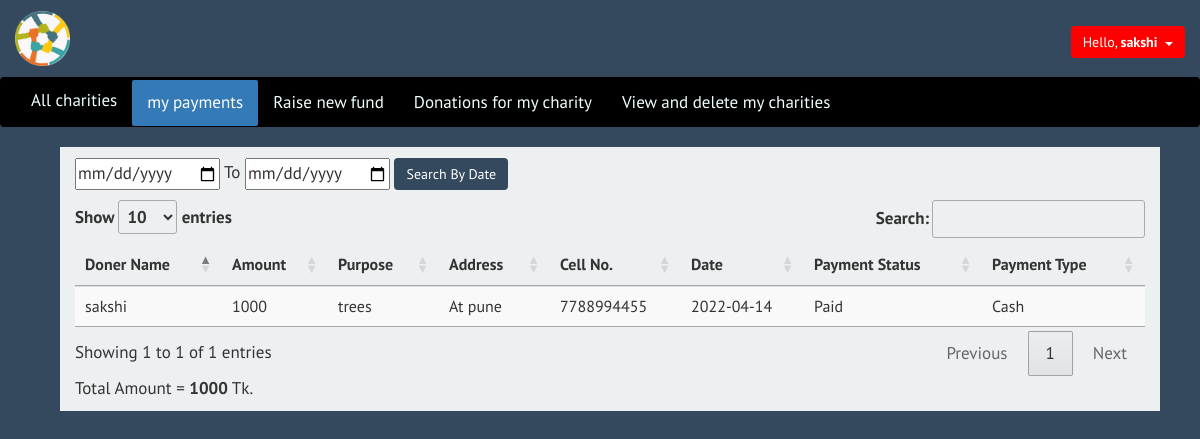
Screenshot of /payments.php (signed in) with the database file from the repository.
### tables this page shows
CREATE TABLE `doner` (
  `d_id` int(6) NOT NULL,
  `d_name` varchar(20) NOT NULL,
  `d_amount` int(15) NOT NULL,
  `d_purpose` varchar(40) NOT NULL,
  `d_date` date NOT NULL,
  `d_addr` varchar(40) NOT NULL,
  `d_cell` varchar(15) NOT NULL,
  `d_pay` varchar(25) NOT NULL,
  `d_paytype` varchar(25) NOT NULL,
  `founder` varchar(50) NOT NULL
);

### payments.php (the view, shortened to what this page needs)
<?php
  require_once "header1.php";
 ?>
         <div style="margin-left: 60px;" class="col-md-11 content">
             <div>
             <form class="form-inline" method="post" action="payments.php" >
               <div class="form-group">
                <input type="date" name="sdate" required>
              </div>
              <span> To </span>
              <div class="form-group">
               <input type="date" name="edate" required>
              </div>
              <input type="submit" class="btn btn-primary btn-md" value="Search By Date">
             </form>
             <table  id="example" class="table table-striped">
                 <thead>
                   <tr>
                     <th>Doner Name</th>
                     <th>Amount</th>
                     <th>Purpose</th>
                     <th>Address</th>
                     <th>Cell No.</th>
                     <th>Date</th>
                     <th>Payment Status</th>
                     <th>Payment Type</th>
                   </tr>
                 </thead>
               <tbody>
              <?php
              if( isset($_POST['sdate']) && !empty ($_POST['sdate'])
                  && isset($_POST['edate']) && !empty ($_POST['edate']) ) {
                    $sdate = $_POST['sdate'];
                    $edate = $_POST['edate'];
                    $query = " SELECT * FROM `doner` WHERE doner.d_date BETWEEN
                              '$sdate' AND '$edate' ";
                    $result = mysqli_query($link, $query);
                  }
              else {
                $query="SELECT * FROM `doner`";
                $result=mysqli_query($link, $query);
              }
                      $total = 0;
                      while($row=mysqli_fetch_array($result)){
                        if($_SESSION['user1']==$row['d_name'])
                        {
                        $total += $row['d_amount'];
                       ?>
                               <tr>
                                       <td><?php echo $row['d_name']?></td>
                                       <td><?php echo $row['d_amount']?></td>
                                       <td><?php echo $row['d_purpose']?></td>
                                       <td><?php echo $row['d_addr']?></td>
                                       <td><?php echo $row['d_cell']?></td>
                                       <td><?php echo $row['d_date']?></td>
                                       <td><?php echo $row['d_pay']?></td>
                                       <td><?php echo $row['d_paytype']?></td>
                               </tr>
                           <?php
                           }
                         }
                           ?>
               </tbody>
               </table>
               <p>
                 Total Amount = <b><?php echo $total; ?></b> Tk.
               </p>
             </div>
         </div>
   </body>
</html>

### css/admin.css (style rules this page uses)
* { margin:0px; padding:0px; }
body { font-family: 'PT Sans', sans-serif; font-size: 17px; line-height: 1.5; }
.content { background: #ecf0f1; padding-top: 11px; }
table.dataTable thead th, table.dataTable thead td { padding: 10px 18px 10px 10px !important; }
.btn-primary { color: white; background-color: #34495e; border: #34495e; }

### payments.php (style rules this page uses)
html,body { background-color: RGB(52, 73, 94); }

### rows the page displays
doner: d_name "sakshi", d_amount "1000", d_purpose "trees", d_addr "At pune", d_cell "7788994455", d_date "2022-04-14", d_pay "Paid", d_paytype "Cash"

### other values shown
$_SESSION['user1'] "sakshi"
$total "1000"
